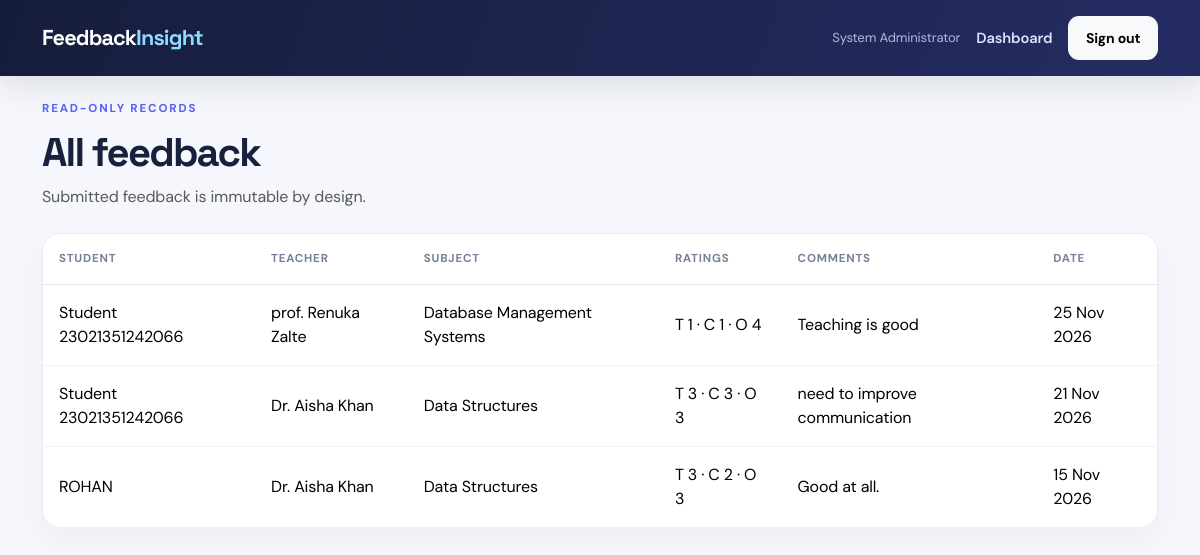
/admin/feedback (signed in), run on the app's committed database.
### models.py (models this page shows, shortened)
class Admin(UserMixin, db.Model):
    __tablename__ = "admins"
    id = db.Column(db.Integer, primary_key=True)
    name = db.Column(db.String(120), nullable=False)
    email = db.Column(db.String(150), unique=True, nullable=False, index=True)
    password_hash = db.Column(db.String(255), nullable=False)
    created_at = db.Column(db.DateTime, default=datetime.utcnow, nullable=False)
    @property
    def role(self):
        return "admin"

class Feedback(db.Model):
    __tablename__ = "feedback"
    id = db.Column(db.Integer, primary_key=True)
    student_id = db.Column(db.Integer, db.ForeignKey("students.id"), nullable=False)
    teacher_id = db.Column(db.Integer, db.ForeignKey("teachers.id"), nullable=False)
    subject_id = db.Column(db.Integer, db.ForeignKey("subjects.id"), nullable=False)
    teaching_quality = db.Column(db.Integer, nullable=False)
    communication_skill = db.Column(db.Integer, nullable=False)
    overall_rating = db.Column(db.Integer, nullable=False)
    comments = db.Column(db.Text, nullable=False)
    submitted_at = db.Column(db.DateTime, default=datetime.utcnow, nullable=False)
    student = db.relationship("Student", back_populates="feedback")
    teacher = db.relationship("Teacher", back_populates="feedback")
    subject = db.relationship("Subject", back_populates="feedback")
    __table_args__ = (
        db.CheckConstraint("teaching_quality BETWEEN 1 AND 5"),
        db.CheckConstraint("communication_skill BETWEEN 1 AND 5"),
        db.CheckConstraint("overall_rating BETWEEN 1 AND 5"),
    )

class Student(UserMixin, db.Model):
    __tablename__ = "students"
    id = db.Column(db.Integer, primary_key=True)
    student_id = db.Column(db.String(30), unique=True, nullable=False, index=True)
    name = db.Column(db.String(120), nullable=False)
    email = db.Column(db.String(150), unique=True, nullable=False, index=True)
    password_hash = db.Column(db.String(255), nullable=False)
    must_change_password = db.Column(db.Boolean, default=True, nullable=False)
    created_at = db.Column(db.DateTime, default=datetime.utcnow, nullable=False)
    feedback = db.relationship("Feedback", back_populates="student", lazy=True)

class Teacher(db.Model):
    __tablename__ = "teachers"
    id = db.Column(db.Integer, primary_key=True)
    name = db.Column(db.String(120), unique=True, nullable=False)
    department = db.Column(db.String(120), nullable=False)
    created_at = db.Column(db.DateTime, default=datetime.utcnow, nullable=False)
    feedback = db.relationship("Feedback", back_populates="teacher", lazy=True)

class Subject(db.Model):
    __tablename__ = "subjects"
    id = db.Column(db.Integer, primary_key=True)
    name = db.Column(db.String(120), unique=True, nullable=False)
    code = db.Column(db.String(30), unique=True, nullable=False)
    created_at = db.Column(db.DateTime, default=datetime.utcnow, nullable=False)
    feedback = db.relationship("Feedback", back_populates="subject", lazy=True)

### app.py (the view)
@app.route("/admin/feedback")
@admin_required
def all_feedback():
    return render_template("feedback_list.html", feedback=Feedback.query.order_by(Feedback.submitted_at.desc()).all())

### app.py (called while the page is built)
@login_manager.user_loader
def load_user(user_id):
    user_type, identifier = user_id.split(":", 1) if ":" in user_id else ("student", user_id)
    model = Admin if user_type == "admin" else Student
    return db.session.get(model, int(identifier))

def admin_required(view):
    @wraps(view)
    @login_required
    def wrapped(*args, **kwargs):
        if not isinstance(current_user, Admin):
            flash("Administrator access is required.", "danger")
            return redirect(url_for("student_dashboard"))
        return view(*args, **kwargs)
    return wrapped

@app.context_processor
def inject_globals():
    return {"app_name": "Feedback Insight"}

### templates/feedback_list.html
{% extends "base.html" %}{% block content %}<div class="mb-4"><p class="eyebrow">READ-ONLY RECORDS</p><h1>All feedback</h1><p class="text-muted">Submitted feedback is immutable by design.</p></div><div class="card border-0 shadow-sm"><div class="table-responsive"><table class="table align-middle mb-0"><thead><tr><th>Student</th><th>Teacher</th><th>Subject</th><th>Ratings</th><th>Comments</th><th>Date</th></tr></thead><tbody>{% for item in feedback %}<tr><td>{{ item.student.name }}</td><td>{{ item.teacher.name }}</td><td>{{ item.subject.name }}</td><td>T {{ item.teaching_quality }} · C {{ item.communication_skill }} · O {{ item.overall_rating }}</td><td class="comment-cell">{{ item.comments }}</td><td>{{ item.submitted_at.strftime('%d %b %Y') }}</td></tr>{% else %}<tr><td colspan="6" class="text-center py-4">No submissions yet.</td></tr>{% endfor %}</tbody></table></div></div>{% endblock %}

### templates/base.html (shortened to what this page needs)
<!doctype html>
<html lang="en">
<head>
  <link href="https://cdn.jsdelivr.net/npm/bootstrap@5.3.3/dist/css/bootstrap.min.css" rel="stylesheet">
  <link href="{{ url_for('static', filename='css/style.css') }}" rel="stylesheet">
</head>
<body>
<nav class="navbar navbar-expand-lg navbar-dark app-nav">
  <div class="container"><a class="navbar-brand fw-bold" href="{{ url_for('index') }}">Feedback<span>Insight</span></a>
    <div class="d-flex align-items-center gap-3">
      {% if current_user.is_authenticated %}
        <span class="nav-user">{{ current_user.name }}</span>
        {% if current_user.role == 'admin' %}<a class="nav-link" href="{{ url_for('admin_dashboard') }}">Dashboard</a>
        {% else %}<a class="nav-link" href="{{ url_for('student_dashboard') }}">My feedback</a>{% endif %}
        <a class="btn btn-sm btn-light" href="{{ url_for('logout') }}">Sign out</a>
      {% else %}<a class="nav-link" href="{{ url_for('admin_login') }}">Admin portal</a>{% endif %}
    </div>
  </div>
</nav>
<main class="container py-4">
  {% block content %}{% endblock %}
</main>
</body></html>

### static/css/style.css (style rules this page uses)
:root { --ink:#17213d;--muted:#75809a;--blue:#5b63f6;--blue-dark:#444bd3;--cyan:#22c7d8;--paper:#f6f7fc;--line:#e7e9f2;--white:#fff }
* { box-sizing:border-box }
body { background:var(--paper);color:var(--ink);font-family:'DM Sans',system-ui,sans-serif;letter-spacing:-.01em }
h1,h2,h3,.navbar-brand { font-family:'Space Grotesk',sans-serif }
h1 { font-weight:700;letter-spacing:-.045em }
a { color:var(--blue);text-decoration:none }
.app-nav { background:linear-gradient(110deg,#161d3b,#252c63);box-shadow:0 10px 30px #1820441c;padding:1rem 0 }
.navbar-brand { font-size:1.35rem;letter-spacing:-.04em }
.navbar-brand span { color:#8fdbff }
.navbar .nav-link { color:#dfe3ff!important;font-size:.92rem;font-weight:600 }
.nav-user { color:#aeb8df;font-size:.82rem }
.btn { border-radius:11px;font-weight:700;padding:.72rem 1.1rem;border:0;transition:.2s ease }
.eyebrow { font-size:.72rem;letter-spacing:.16em;font-weight:800;color:var(--blue);margin-bottom:.75rem }
.feature-card,.metric-card,.card { background:var(--white);border:1px solid #eceef6!important;border-radius:18px!important;box-shadow:0 12px 30px #20264d0b!important }
.comment-cell { max-width:270px;white-space:normal }
.table { --bs-table-bg:transparent;color:var(--ink);margin:0 }
.table thead th { color:var(--muted);font-size:.72rem;text-transform:uppercase;letter-spacing:.07em;border-bottom:1px solid var(--line);padding:1rem }
.table tbody td { padding:1rem;border-color:#f0f1f6;vertical-align:middle }
.table tbody tr:last-child td { border-bottom:0 }

### data on the page
Admin: name "System Administrator"
Feedback: student.name "Student 23021351242066", teacher.name "prof. Renuka Zalte", subject.name "Database Management Systems", teaching_quality "1", communication_skill "1", overall_rating "4", comments "Teaching is good", submitted_at "25 Nov 2026"
Feedback: student.name "Student 23021351242066", teacher.name "Dr. Aisha Khan", subject.name "Data Structures", teaching_quality "3", communication_skill "3", overall_rating "3", comments "need to improve communication", submitted_at "21 Nov 2026"
Feedback: student.name "ROHAN", teacher.name "Dr. Aisha Khan", subject.name "Data Structures", teaching_quality "3", communication_skill "2", overall_rating "3", comments "Good at all.", submitted_at "15 Nov 2026"
